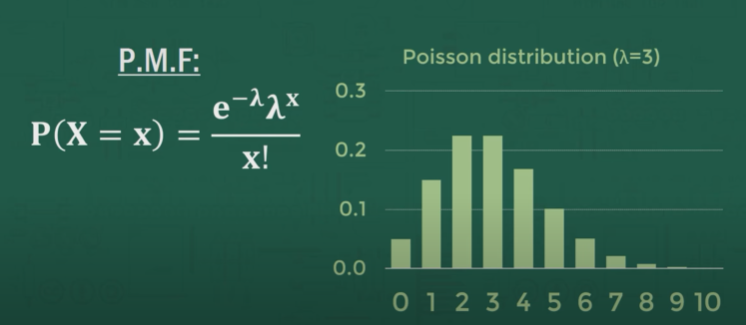
#> input picture Picture4.png, 746 x 325 px; the run also reads 1 picture not shown here
$ jupyter execute 'Poisson Distribution.ipynb'
#> lines starting #> are read from the running program, lines starting #| are printed output that depends on the picture
[cell 1]
# importing the required module
import math
import matplotlib.pyplot as plt
import cv2

# Poisson Distribution
### the Poisson distribution is a "discrete" probability distribution that expresses the probability of a given "number of events occurring in a fixed interval of time or space"
### if these events occur with a "known constant mean rate" and "independently" of the time since the last event.

[cell 2]
img = cv2.imread("Picture4.png")
#> img is the input picture: shape (325, 746, 3); mean B, G, R 73.6, 91.4, 40.8
plt.imshow(cv2.cvtColor(img, cv2.COLOR_BGR2RGB))
plt.show()
img = cv2.imread("Picture3.png")
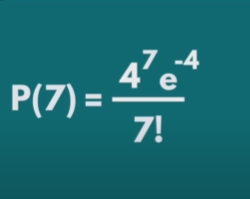
#> input picture Picture3.png, 250 x 199 px
#> img is the input picture: shape (199, 250, 3); mean B, G, R 114.1, 107.4, 25.8
plt.imshow(cv2.cvtColor(img, cv2.COLOR_BGR2RGB))
plt.show()
img = cv2.imread("Picture2.png")
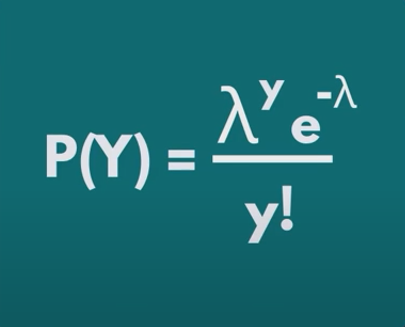
#> input picture Picture2.png, 405 x 327 px
#> img is the input picture: shape (327, 405, 3); mean B, G, R 114.1, 107.4, 25.6
plt.imshow(cv2.cvtColor(img, cv2.COLOR_BGR2RGB))
plt.show()
img = cv2.imread("Picture1.png")
plt.imshow(cv2.cvtColor(img, cv2.COLOR_BGR2RGB))
plt.show()

[cell 3]
#poisson's formula
def poisson(lam):
 e=  2.71828
 po = ((lam**size)*(1/(e**lam)))/math.factorial(size)
 return po

#plotGraph
def plotme(xm , ym, val):
    plt.plot(ym, xm, color = 'yellow')
    plt.bar(ym, xm, width = 0.8, color = ['red', 'green'])
    plt.xlabel('Occurances')
    plt.ylabel('Probability')
    plt.title(val)
    return plt.show()

### for example we ask  4 question generally in every session now if in some session we ask 7 questions and that makes sir to think that what were the chances of us to ask exactly 7 questions in a class
#### so here  lamda = 4 and size = 7

[cell 4]
size  = 7
poisson(4)*100

### If I Have cat which brings avg 1 mice a week, what is the probablity of her bringing let's say 4,5,6 mice in a week     where lamda = 1 , sice the cat brings one mice a week
### size = 5   i = 1

[cell 5]
size = 4  #probablity of bringing 4 mice in a week
poisson(1)*100

[cell 6]
lamda = 1
xm , ym = [], []
val = 'Lamda'+ ' ' +str(lamda)
for size in range(10):
        x = poisson(lamda)
        xm.append(x)
        ym.append(size)
plotme(xm, ym,val )
#> in plotme, `return plt.show()`:
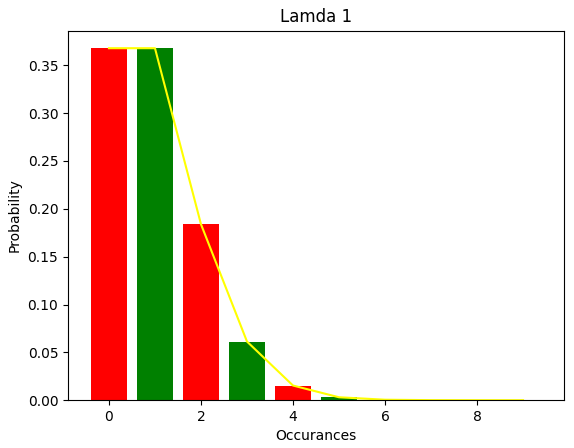
#> figure drawn by matplotlib, 1 panel; curve peaks at x = 0, y = 0.368

[cell 7]
for lamda in range(0,6):
    xm , ym = [], []
    val = 'Lamda'+ ' ' +str(lamda)
    for size in range(10):
        x = poisson(lamda)
        xm.append(x)
        ym.append(size)
    plotme(xm, ym,val )
#> this loop made 6 passes
#> pass 1, in plotme (call 2), `return plt.show()`:
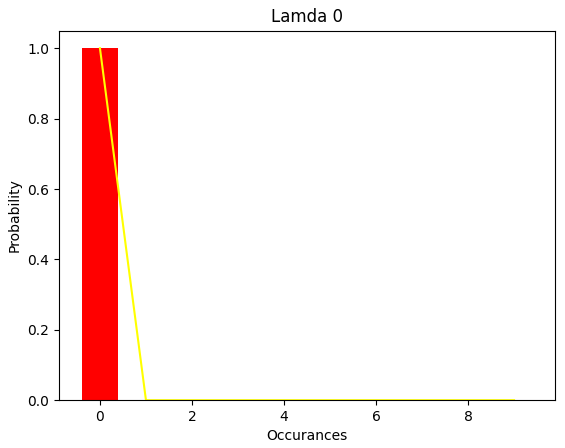
#> figure drawn by matplotlib, 1 panel; tallest bar 1 high, from x = -0.4 to 0.4; curve peaks at x = 0, y = 1
